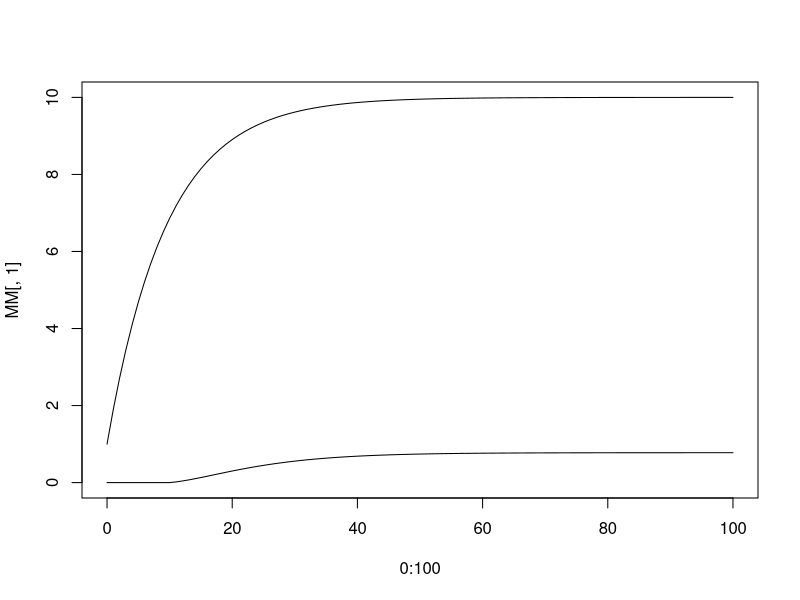

Recreate this plot in R.
## ---- chunk 1
makeP.rm = function(lambda = 1, p=.9, f=0.3, Q=0.95, n=10){
  ########################################################
  # p :: the probability of surviving one day
  # f :: the proportion of mosquitoes feeding each day
  # Q :: the proportion of blood meal hosts who are human 
  # n :: the EIP (must be an integer)
  ########################################################
  list(lambda=lambda,p=p,f=f,Q=Q, n=round(n))  
}

prm.rm = makeP.rm() 
## ---- chunk 2
makeVar = function(P){
  # Y is a vector of length EIP
  with(P,list(M=1, Y=rep(0, n), Z=0)) 
}
MosyVar.rm = makeVar(prm.rm)
## ---- chunk 3
daily.rm = function(kappa,t,MOS,P){with(c(MOS,P),{
  tt = t%%n+1
  M = lambda + p*M
  Z = p*(Z + Y[tt])
  Y[tt] = (1-(1-kappa)^(f*Q))*(M-sum(Y)-Z)*p^n
  list(M=M,Y=Y,Z=Z)
})}
## ---- chunk 4
runDaily.rm = function(kappa, P, MOS, tt=1:100){
  MM=c(MOS$M, MOS$Z)
  for(t in tt)
  {
    MOS = daily.rm(kappa, t, MOS, P)
    MM = rbind(MM, c(MOS$M, MOS$Z))
  }

  plot(0:100, MM[,1], type = "l", ylim = range(0,MM))
  lines(0:100, MM[,2])
  MM
}

MM1 = runDaily.rm(.1, prm.rm, MosyVar.rm)
## ---- chunk 5
dMdt.ld10 = function(lambda, kappa, MOS, Pd){with(c(MOS,Pd),{
  Z = p^d*Z+ p^((1-p^d)/(1-p))*EIP1*Y  
  Y = (1-(1-kappa)^(f*Q*d))*(M-Y1-Z)*pD
  M = pd*M + lambda*D
  list(M=M,Y1=Y1,Y2=0,Y3=0,Z=Z)
})}
